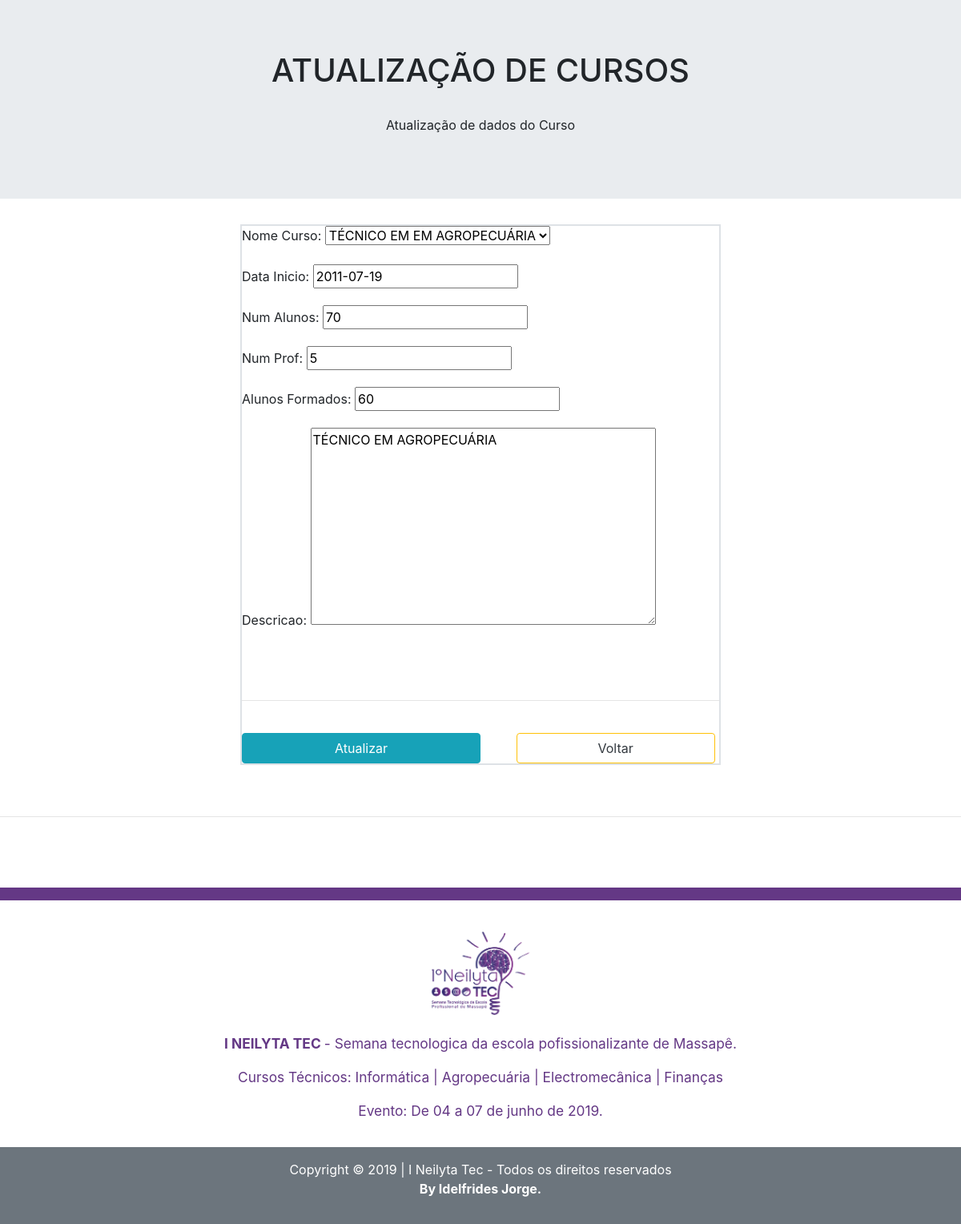
Screenshot of /update/3/3/ with the database file from the repository.
### app_neilytaTec1/models.py (models this page shows, shortened)
class Cursos(models.Model):
    nome_Curso = models.CharField(
        max_length=30,
        choices=COURSES_CHOICE
    )
    data_Inicio = models.DateField()
    num_Alunos = models.IntegerField()
    num_Prof = models.IntegerField()
    alunos_Formados = models.IntegerField()
    descricao = models.TextField()
    class Meta:
        verbose_name_plural = 'Cursos'

### app_neilytaTec1/views.py (the view, shortened to what this page needs)
# urls.py: path('update/<int:code>/<int:pk>/', update, name='url_update'),
def update(request, code, pk):
    if code == 3:  # update curso
        dados = {}
        dados['info'] = 'Atualização de dados do Curso '
        cursoData = Cursos.objects.get(id = pk)
        form = CursoForm(request.POST or None, instance=cursoData)
        if form.is_valid():
            form.save()
            return redirect('go2listarcursos')
        dados['update_curso'] = cursoData
        dados['form'] = form
        return render(
            request,
            'app_neilytaTec1/formUpdateCurso.html',
            dados
        )
    else:
        return redirect('url_listagem')

### app_neilytaTec1/formsApp.py
class CursoForm(ModelForm):
    class Meta:
        model = Cursos
        fields = [
            'nome_Curso',
            'data_Inicio',
            'num_Alunos',
            'num_Prof',
            'alunos_Formados',
            'descricao'
        ]

### app_neilytaTec1/templates/app_neilytaTec1/formUpdateCurso.html (shortened to what this page needs)
<!DOCTYPE html>
<html lang="pt-bt">
<head>
    <link rel="stylesheet" href="https://stackpath.bootstrapcdn.com/bootstrap/4.3.1/css/bootstrap.min.css">
</head>
<body>
    <div class="jumbotron jumbotron-fluid">
        <h1 style="text-transform: uppercase; text-align: center">Atualização de Cursos</h1><br>
        <p class="text-center display-6">{{ info }}</p><p class="text-center text-uppercase font-weight-bold display-4"> {{ update_curso.nome }} </p>
    </div>
    <div class="conteiner w-50 mx-auto border border">
        <form method="post" class="w-100 border border ">
            {{ form.as_p }}
            <br><br>
            <hr>
            <br>
            <div class="w-100 mx-auto">
                <button type="submit" class="btn btn-info text-white mr-3 col-6">Atualizar</button>
                <a href="{% url 'go2listarcursos' %}" class=" ml-4">
                    <button type="button" class="btn btn-outline-warning text-dark col-5">Voltar</button>
                </a>
            </div>
        </form>
    </div>
    <br><br>
    <hr>
    <br><br><br>
    <div class="py-2" style="background-color:#643885;"></div>
    <section class="text-white text-weight-bold text-center">
        <div class="py-3" style="color:#643885; font-size:13pt;">
            <a href="{% url 'url_home' %}"><img src="../../../media/images/Logo-Ev-EEEP.png" width="150" class="m-0 p-0"></a>
            <p><strong> I NEILYTA TEC </strong> - Semana tecnologica da escola pofissionalizante de Massapê.</p>
            <p>Cursos Técnicos: Informática | Agropecuária | Electromecânica | Finanças</p>
            <p>Evento: De 04 a 07 de junho de 2019.</p>
        </div>
        <footer class="bg-secondary py-3">
            <p>Copyright &copy; 2019 | I Neilyta Tec - Todos os direitos reservados <br><strong> By Idelfrides Jorge.</strong></p>
        </footer>
    </section>
</body>
</html>

### rows the page displays
Cursos: nome_Curso "TÉCNICO EM EM AGROPECUÁRIA", data_Inicio "2011-07-19", num_Alunos "70", num_Prof "5", alunos_Formados "60", descricao "TÉCNICO EM AGROPECUÁRIA"

### other values shown
{{ info }} "Atualização de dados do Curso"
